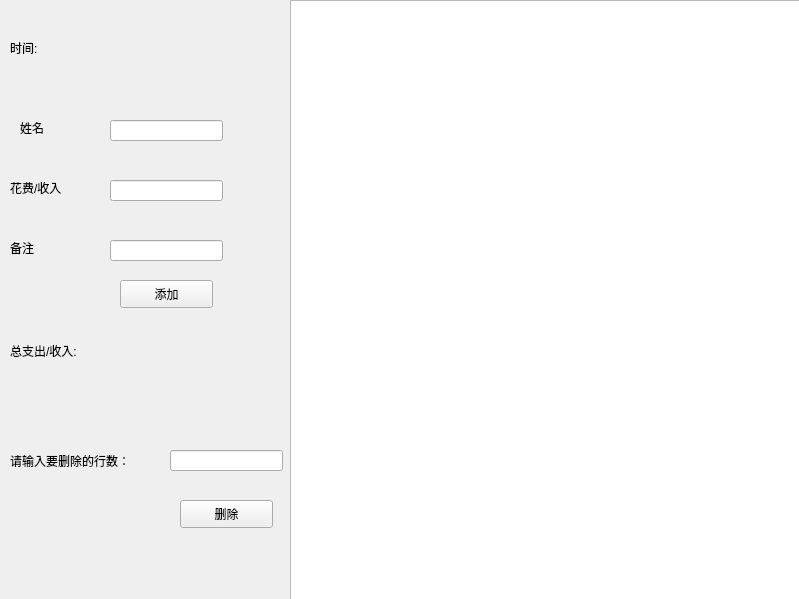
<?xml version="1.0" encoding="UTF-8"?>
<ui version="4.0">
 <class>Widget</class>
 <widget class="QWidget" name="Widget">
  <property name="geometry">
   <rect>
    <x>0</x>
    <y>0</y>
    <width>799</width>
    <height>599</height>
   </rect>
  </property>
  <property name="windowTitle">
   <string>Widget</string>
  </property>
  <widget class="QTableWidget" name="tableWidget">
   <property name="geometry">
    <rect>
     <x>290</x>
     <y>0</y>
     <width>511</width>
     <height>601</height>
    </rect>
   </property>
  </widget>
  <widget class="QLabel" name="label">
   <property name="geometry">
    <rect>
     <x>10</x>
     <y>40</y>
     <width>68</width>
     <height>15</height>
    </rect>
   </property>
   <property name="text">
    <string>时间:</string>
   </property>
  </widget>
  <widget class="QLabel" name="label_2">
   <property name="geometry">
    <rect>
     <x>100</x>
     <y>40</y>
     <width>141</width>
     <height>21</height>
    </rect>
   </property>
   <property name="text">
    <string/>
   </property>
  </widget>
  <widget class="QLabel" name="label_3">
   <property name="geometry">
    <rect>
     <x>20</x>
     <y>120</y>
     <width>68</width>
     <height>15</height>
    </rect>
   </property>
   <property name="text">
    <string>姓名</string>
   </property>
  </widget>
  <widget class="QLineEdit" name="lineEdit">
   <property name="geometry">
    <rect>
     <x>110</x>
     <y>120</y>
     <width>113</width>
     <height>21</height>
    </rect>
   </property>
  </widget>
  <widget class="QLabel" name="label_4">
   <property name="geometry">
    <rect>
     <x>10</x>
     <y>180</y>
     <width>68</width>
     <height>15</height>
    </rect>
   </property>
   <property name="text">
    <string>花费/收入</string>
   </property>
  </widget>
  <widget class="QLineEdit" name="lineEdit_2">
   <property name="geometry">
    <rect>
     <x>110</x>
     <y>180</y>
     <width>113</width>
     <height>21</height>
    </rect>
   </property>
  </widget>
  <widget class="QLabel" name="label_5">
   <property name="geometry">
    <rect>
     <x>10</x>
     <y>240</y>
     <width>68</width>
     <height>15</height>
    </rect>
   </property>
   <property name="text">
    <string>备注</string>
   </property>
  </widget>
  <widget class="QLineEdit" name="lineEdit_3">
   <property name="geometry">
    <rect>
     <x>110</x>
     <y>240</y>
     <width>113</width>
     <height>21</height>
    </rect>
   </property>
  </widget>
  <widget class="QPushButton" name="pushButton">
   <property name="geometry">
    <rect>
     <x>120</x>
     <y>280</y>
     <width>93</width>
     <height>28</height>
    </rect>
   </property>
   <property name="text">
    <string>添加</string>
   </property>
  </widget>
  <widget class="QLabel" name="label_6">
   <property name="geometry">
    <rect>
     <x>10</x>
     <y>340</y>
     <width>81</width>
     <height>21</height>
    </rect>
   </property>
   <property name="text">
    <string>总支出/收入:</string>
   </property>
  </widget>
  <widget class="QLabel" name="label_7">
   <property name="geometry">
    <rect>
     <x>130</x>
     <y>340</y>
     <width>151</width>
     <height>21</height>
    </rect>
   </property>
   <property name="text">
    <string/>
   </property>
  </widget>
  <widget class="QPushButton" name="pushButton_2">
   <property name="geometry">
    <rect>
     <x>180</x>
     <y>500</y>
     <width>93</width>
     <height>28</height>
    </rect>
   </property>
   <property name="text">
    <string>删除</string>
   </property>
  </widget>
  <widget class="QLineEdit" name="lineEdit_4">
   <property name="geometry">
    <rect>
     <x>170</x>
     <y>450</y>
     <width>113</width>
     <height>21</height>
    </rect>
   </property>
  </widget>
  <widget class="QLabel" name="label_8">
   <property name="geometry">
    <rect>
     <x>10</x>
     <y>450</y>
     <width>151</width>
     <height>21</height>
    </rect>
   </property>
   <property name="text">
    <string>请输入要删除的行数：</string>
   </property>
  </widget>
 </widget>
 <resources/>
 <connections/>
</ui>
